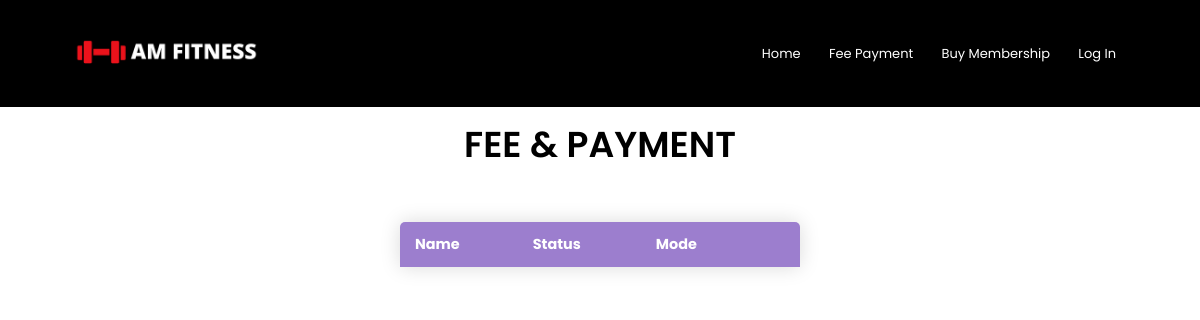
Page /AdminPage/fees on the earlier database version.
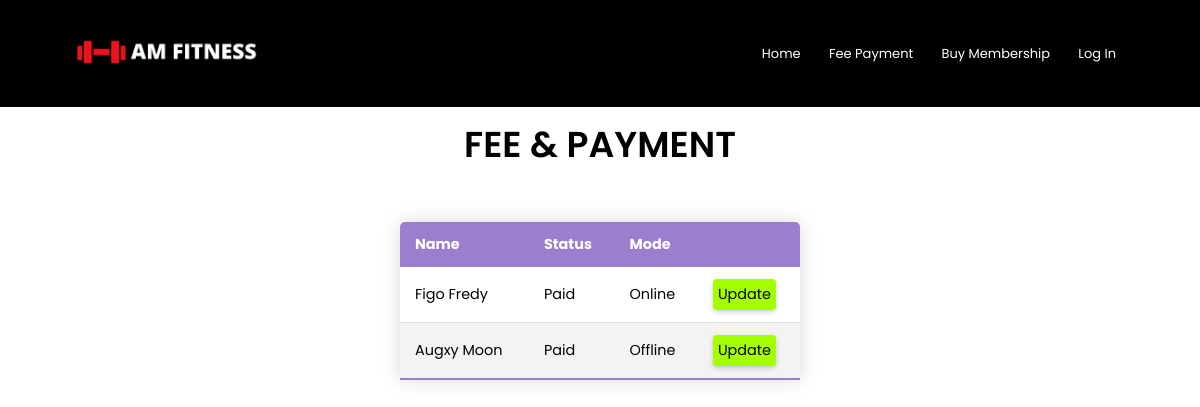
Same page on the later database version.
### gym/models.py (models this page shows, shortened)
class fee(models.Model):
	member = models.ForeignKey(gym,on_delete=CASCADE,default=1,verbose_name='Member Name')
	paid_status = models.BooleanField(default=False,verbose_name='Status')
	pay_mode = models.CharField(max_length=10,default='Online',verbose_name='Payment Mode')
	trans_id = models.CharField(primary_key=True,max_length=100)

class gym(models.Model):
	full_name = models.CharField(max_length=30,null=False)
	gender = models.CharField(max_length=6,default='Male',null=True)
	age = models.IntegerField(default=18)
	cell_no = models.IntegerField(unique=True,null=False)
	born_date = models.DateField(null=False,default=None,blank=True)
	email = models.EmailField(unique=True)
	plan = models.CharField(max_length=10,default='Silver',null=False)
	date_joined = models.DateTimeField(default=timezone.now)
	trans = models.IntegerField(default=1,verbose_name="Transaction Number")
	def __str__(self):
		return self.full_name

### manage/views.py (the view)
# urls.py: path('AdminPage/fees',manage_views.fees,name='fee'),
def fees(request):
	f = fee.objects.all()
	d = {'f':f}
	return render(request,'manage/fees.html',d)

### manage/templates/manage/fees.html (shortened to what this page needs)
{% extends 'manage/admin.html' %}
{% block page%}
<section class="data-table">
    <h3>Fee & Payment</h3>
    </div>
    <table class="content-table">
        <thead>
            <tr>
                <th>Name</th>
                <th>Status</th>
                <th>Mode</th>
                <th>     </th>
            </tr>
        </thead>
        <tbody>
            {% for i in f %}
            <tr>
                <td>{{i.member}}</td>
                {% if i.paid_status == True %}
                    <td>Paid</td>
                {% else %}
                    <td>Pending</td>
                {% endif %}
                    <td>{{i.pay_mode}}</td>
                <td><a class="table-btn" href="{% url 'updatefee' i.id %}" style="background-color: #A4FF00;">Update</a></td>
            </tr>
            {% endfor %}
        </tbody>
    </table>
{% endblock %}

Differences in the rows shown:
added fee: member "Figo Fredy", paid_status "Paid", pay_mode "Online", member "Augxy Moon", pay_mode "Offline"
